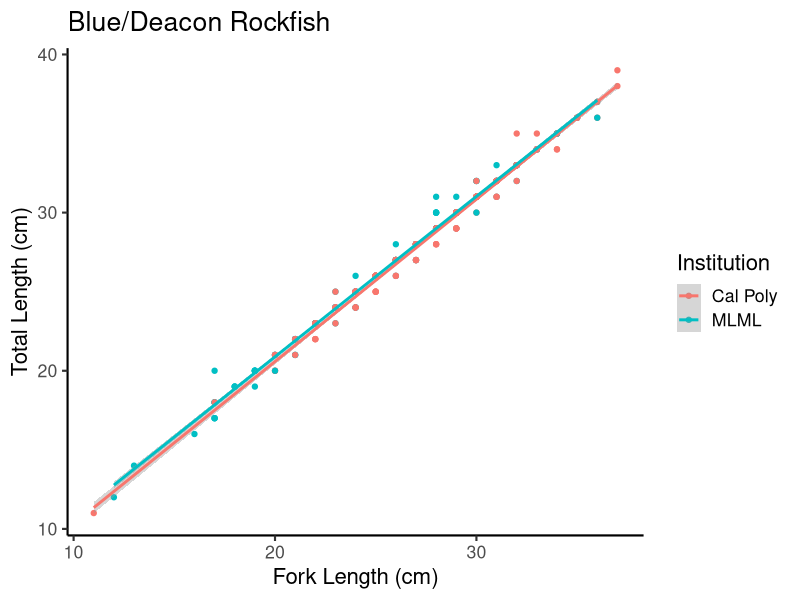
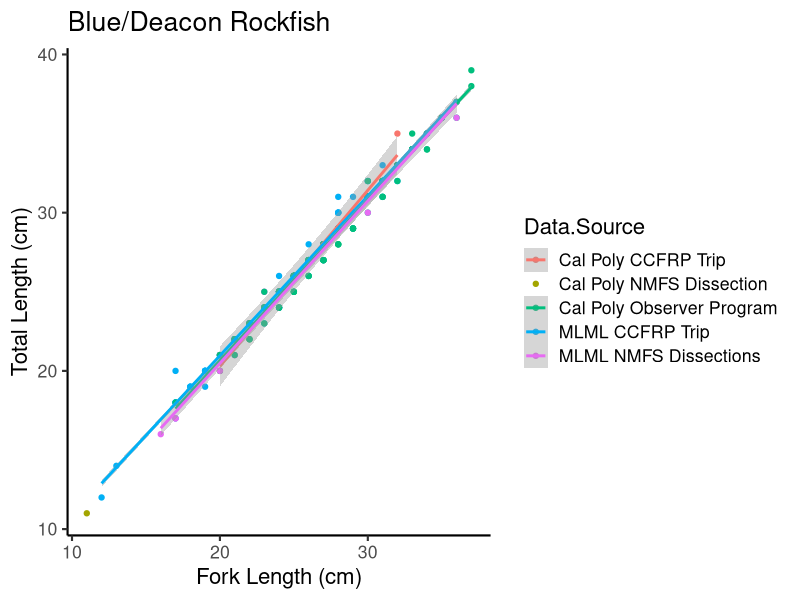
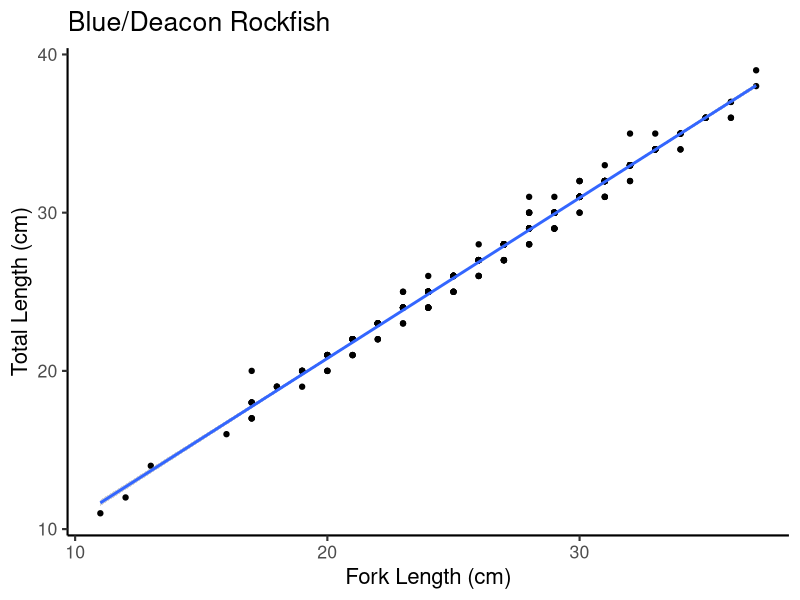
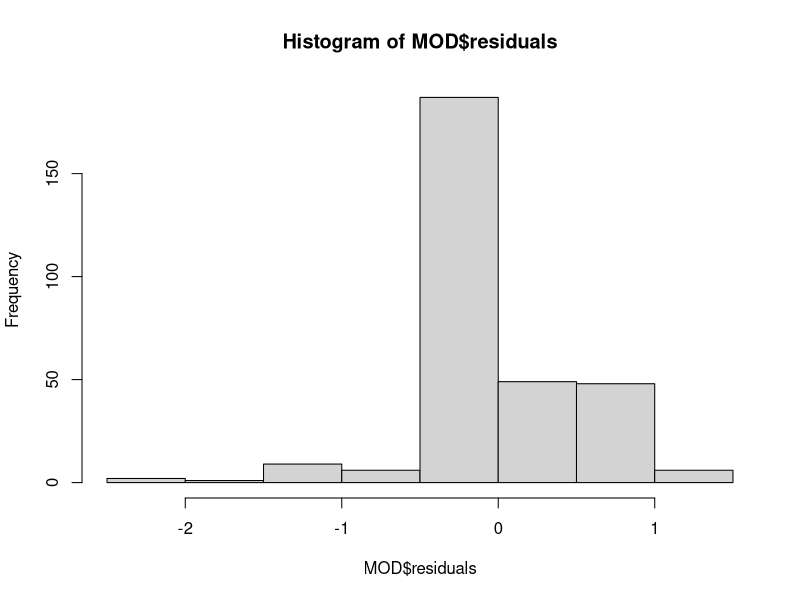
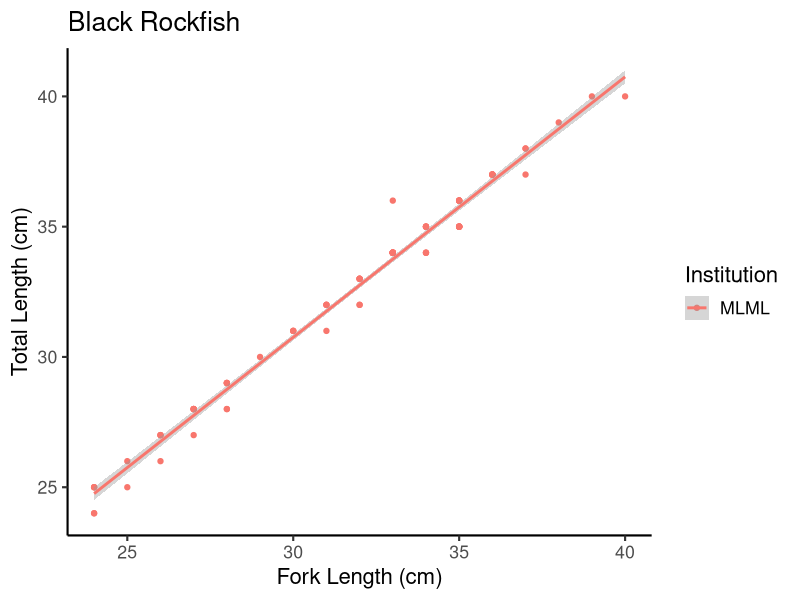
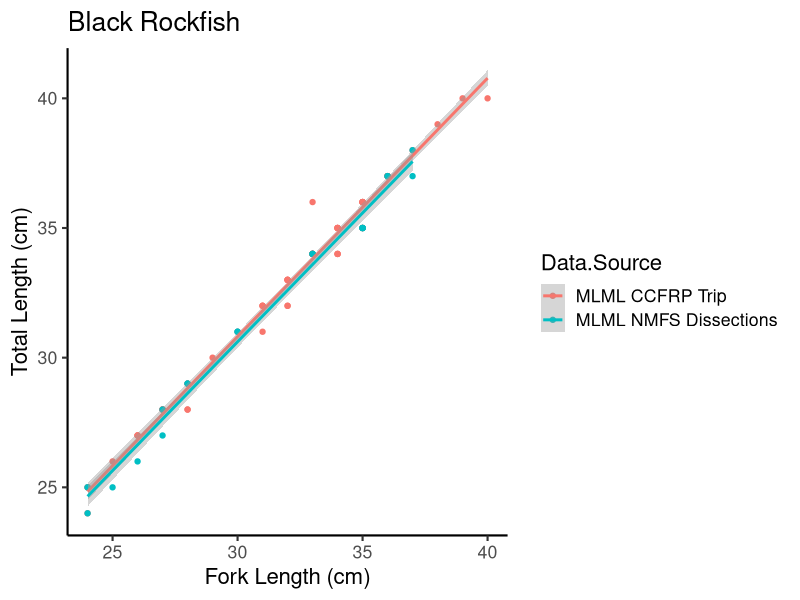
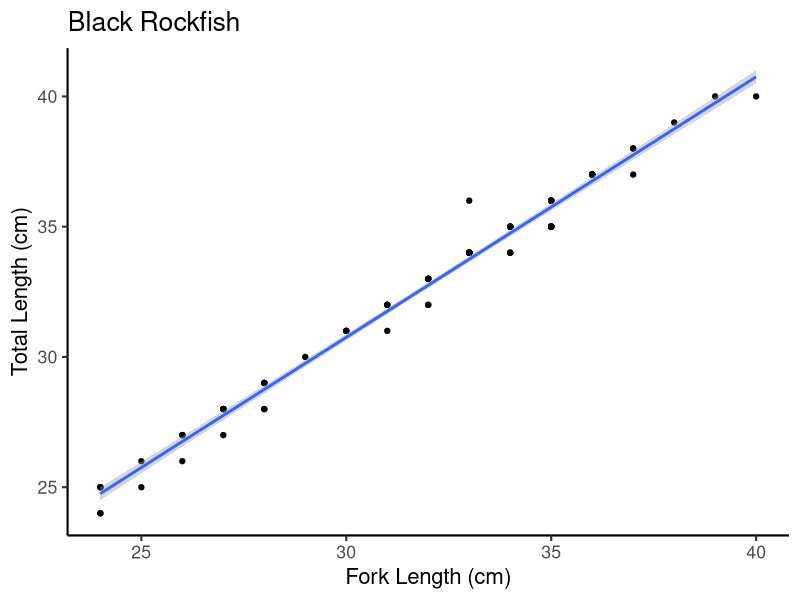
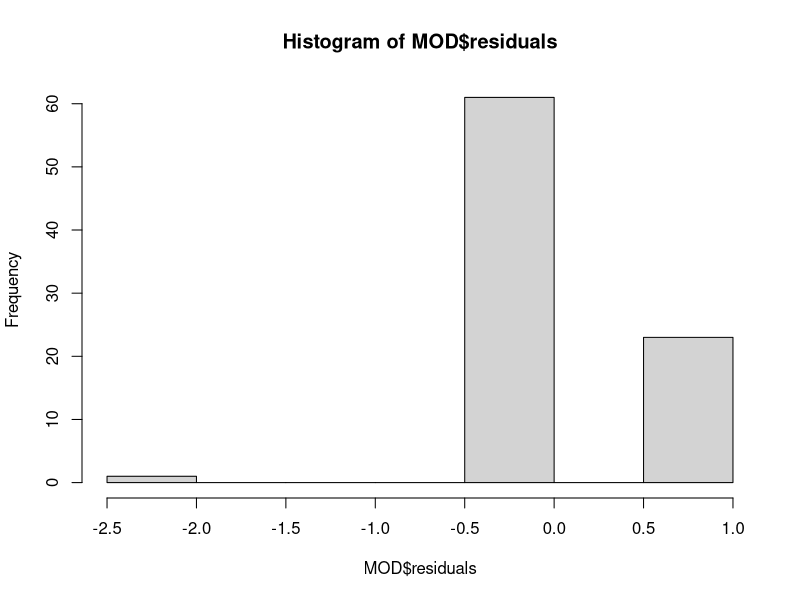

Write the R code that produced these figures, in order.
## ---- chunk 1

knitr::opts_chunk$set(echo = TRUE, error=FALSE)

rm(list = ls());graphics.off()
library(tidyverse) # For data manipulation and summarization
library(plotrix) #To use standard error calculation
library(cowplot) #For grouping plots
library(scales) #For editing axis scales
library(rstatix) #For running ANCOVA
#library(ggpmisc) #adding equation and r2 to figures
library(here) ## for erin

alpha=0.5
formula<-y~x
theme_set(theme_classic(base_size=16))

## ---- chunk 2

length.data <-read.csv(here("Data", 'Fork-And-Total-Length-Data.csv'))

## ---- chunk 3

blue.deacon<-length.data%>%
  group_by(Institution, Species, Data.Source)%>%
  filter(Species == "Blue/Deacon Rockfish")

ggplot(blue.deacon, aes(x=Fork.Length..cm., y=Total.Length..cm., col=Institution))+
  geom_point()+
  geom_smooth(method = "lm")+ 
  ggtitle("Blue/Deacon Rockfish") +
  xlab("Fork Length (cm)") + ylab("Total Length (cm)")

ggplot(blue.deacon, aes(x=Fork.Length..cm., y=Total.Length..cm., col=Data.Source))+
  geom_point()+
  geom_smooth(method = "lm")+ 
  ggtitle("Blue/Deacon Rockfish") +
  xlab("Fork Length (cm)") + ylab("Total Length (cm)")

ggplot(blue.deacon, aes(x=Fork.Length..cm., y=Total.Length..cm.))+
  geom_point()+
  geom_smooth(method = "lm")+ 
  ggtitle("Blue/Deacon Rockfish") +
  xlab("Fork Length (cm)") + ylab("Total Length (cm)")
  
MOD <- lm(Fork.Length..cm.~Total.Length..cm., data = blue.deacon)
  summary(MOD)
  hist(MOD$residuals)

## ---- chunk 4

black<-length.data%>%
  group_by(Institution, Species, Data.Source)%>%
  filter(Species == "Black Rockfish")

ggplot(black, aes(x=Fork.Length..cm., y=Total.Length..cm., col=Institution))+
  geom_point()+
  geom_smooth(method = "lm")+ 
  ggtitle("Black Rockfish") +
  xlab("Fork Length (cm)") + ylab("Total Length (cm)")

ggplot(black, aes(x=Fork.Length..cm., y=Total.Length..cm., col=Data.Source))+
  geom_point()+
  geom_smooth(method = "lm")+ 
  ggtitle("Black Rockfish") +
  xlab("Fork Length (cm)") + ylab("Total Length (cm)")

ggplot(black, aes(x=Fork.Length..cm., y=Total.Length..cm.))+
  geom_point()+
  geom_smooth(method = "lm")+ 
  ggtitle("Black Rockfish") +
  xlab("Fork Length (cm)") + ylab("Total Length (cm)")
  
MOD <- lm(Fork.Length..cm.~Total.Length..cm., data = black)
  summary(MOD)
  hist(MOD$residuals)
  
## ---- chunk 5

vermilion<-length.data%>%
  group_by(Institution, Species, Data.Source)%>%
  filter(Species == "Vermilion Rockfish")

ggplot(vermilion, aes(x=Fork.Length..cm., y=Total.Length..cm., col=Institution))+
  geom_point()+
  geom_smooth(method = "lm")+ 
  ggtitle("Vermilion Rockfish") +
  xlab("Fork Length (cm)") + ylab("Total Length (cm)")

ggplot(vermilion, aes(x=Fork.Length..cm., y=Total.Length..cm., col=Data.Source))+
  geom_point()+
  geom_smooth(method = "lm")+ 
  ggtitle("Vermilion Rockfish") +
  xlab("Fork Length (cm)") + ylab("Total Length (cm)")

ggplot(vermilion, aes(x=Fork.Length..cm., y=Total.Length..cm.))+
  geom_point()+
  geom_smooth(method = "lm")+ 
  ggtitle("Vermilion Rockfish") +
  xlab("Fork Length (cm)") + ylab("Total Length (cm)")
  
MOD <- lm(Fork.Length..cm.~Total.Length..cm., data = vermilion)
  summary(MOD)
  hist(MOD$residuals)
  
## ---- chunk 6

olive.yellowtail<-length.data%>%
  group_by(Institution, Species, Data.Source)%>%
  filter(Species == "Olive/Yellowtail Rockfish")

ggplot(olive.yellowtail, aes(x=Fork.Length..cm., y=Total.Length..cm., col=Institution))+
  geom_point()+
  geom_smooth(method = "lm")+ 
  ggtitle("Olive/Yellowtail Rockfish") +
  xlab("Fork Length (cm)") + ylab("Total Length (cm)")

ggplot(olive.yellowtail, aes(x=Fork.Length..cm., y=Total.Length..cm., col=Data.Source))+
  geom_point()+
  geom_smooth(method = "lm")+ 
  ggtitle("Olive/Yellowtail Rockfish") +
  xlab("Fork Length (cm)") + ylab("Total Length (cm)")

ggplot(olive.yellowtail, aes(x=Fork.Length..cm., y=Total.Length..cm.))+
  geom_point()+
  geom_smooth(method = "lm")+ 
  ggtitle("Olive/Yellowtail Rockfish") +
  xlab("Fork Length (cm)") + ylab("Total Length (cm)")
  
MOD <- lm(Fork.Length..cm.~Total.Length..cm., data = olive.yellowtail)
#MOD2 <- lm(Total.Length..cm.~Fork.Length..cm., data = olive.yellowtail)
  summary(MOD)
  #summary(MOD2)
  hist(MOD$residuals)
  
## ---- chunk 7

copper<-length.data%>%
  group_by(Institution, Species, Data.Source)%>%
  filter(Species == "Copper Rockfish")

ggplot(copper, aes(x=Fork.Length..cm., y=Total.Length..cm., col=Institution))+
  geom_point()+
  geom_smooth(method = "lm")+ 
  ggtitle("Copper Rockfish") +
  xlab("Fork Length (cm)") + ylab("Total Length (cm)")

ggplot(copper, aes(x=Fork.Length..cm., y=Total.Length..cm., col=Data.Source))+
  geom_point()+
  geom_smooth(method = "lm")+ 
  ggtitle("Copper Rockfish") +
  xlab("Fork Length (cm)") + ylab("Total Length (cm)")

ggplot(copper, aes(x=Fork.Length..cm., y=Total.Length..cm.))+
  geom_point()+
  geom_smooth(method = "lm")+ 
  ggtitle("Copper Rockfish") +
  xlab("Fork Length (cm)") + ylab("Total Length (cm)")
  
MOD <- lm(Fork.Length..cm.~Total.Length..cm., data = copper)
  summary(MOD)
  hist(MOD$residuals)
  
## ---- chunk 8

canary<-length.data%>%
  group_by(Institution, Species, Data.Source)%>%
  filter(Species == "Canary Rockfish")

ggplot(canary, aes(x=Fork.Length..cm., y=Total.Length..cm., col=Institution))+
  geom_point()+
  geom_smooth(method = "lm")+ 
  ggtitle("Canary Rockfish") +
  xlab("Fork Length (cm)") + ylab("Total Length (cm)")

ggplot(canary, aes(x=Fork.Length..cm., y=Total.Length..cm., col=Data.Source))+
  geom_point()+
  geom_smooth(method = "lm")+ 
  ggtitle("Canary Rockfish") +
  xlab("Fork Length (cm)") + ylab("Total Length (cm)")

ggplot(canary, aes(x=Fork.Length..cm., y=Total.Length..cm.))+
  geom_point()+
  geom_smooth(method = "lm")+ 
  ggtitle("Canary Rockfish") +
  xlab("Fork Length (cm)") + ylab("Total Length (cm)")
  
MOD <- lm(Fork.Length..cm.~Total.Length..cm., data = canary)
  summary(MOD)
  hist(MOD$residuals)
  
## ---- chunk 9

length_dat <- read_csv(here("Data", "Fork-And-Total-Length-Data2.csv"))

## ---- chunk 10
bin_dat <- length_dat %>%
  mutate(TL_bin = cut(TL, breaks = c(0,2,4,6,8,10,12,14,16,18,20,22,24,26,28,30,
                                     32,34,36,38,40,42,44,46,48,50,52,54,56,58,60,
                                     62,64)),
         FL_bin = cut(FL, breaks = c(0,2,4,6,8,10,12,14,16,18,20,22,24,26,28,30,
                                     32,34,36,38,40,42,44,46,48,50,52,54,56,58,60,
                                     62,64)),
         match = case_when(
           TL_bin == FL_bin ~ "YES",
           TL_bin != FL_bin ~ "NO"
         ))
## ---- chunk 11

## the annoying long bin conversion

bin_dat_num <- bin_dat %>%
  mutate(TL_int = case_when(
    TL %in% c(11,12) ~ 12,
    TL %in% c(13,14) ~ 14,
    TL %in% c(15,16) ~ 16,
    TL %in% c(17,18) ~ 18,
    TL %in% c(19,20) ~ 20,
    TL %in% c(21,22) ~ 22,
    TL %in% c(23,24) ~ 24,
    TL %in% c(25,26) ~ 26,
    TL %in% c(27,28) ~ 28,
    TL %in% c(29,30) ~ 30,
    TL %in% c(31,32) ~ 32,
    TL %in% c(33,34) ~ 34,
    TL %in% c(35,36) ~ 36,
    TL %in% c(37,38) ~ 38,
    TL %in% c(39,40) ~ 40,
    TL %in% c(41,42) ~ 42,
    TL %in% c(43,44) ~ 44,
    TL %in% c(45,46) ~ 46,
    TL %in% c(47,48) ~ 48,
    TL %in% c(49,50) ~ 50,
    TL %in% c(51,52) ~ 52,
    TL %in% c(53,54) ~ 54,
    TL %in% c(55,56) ~ 56,
    TL %in% c(57,58) ~ 58,
    TL %in% c(59,60) ~ 60,
    TL %in% c(61,62) ~ 62,
    TL %in% c(63,64) ~ 64),
    FL_int = case_when(
      FL %in% c(11,12) ~ 12,
      FL %in% c(13,14) ~ 14,
      FL %in% c(15,16) ~ 16,
      FL %in% c(17,18) ~ 18,
      FL %in% c(19,20) ~ 20,
      FL %in% c(21,22) ~ 22,
      FL %in% c(23,24) ~ 24,
      FL %in% c(25,26) ~ 26,
      FL %in% c(27,28) ~ 28,
      FL %in% c(29,30) ~ 30,
      FL %in% c(31,32) ~ 32,
      FL %in% c(33,34) ~ 34,
      FL %in% c(35,36) ~ 36,
      FL %in% c(37,38) ~ 38,
      FL %in% c(39,40) ~ 40,
      FL %in% c(41,42) ~ 42,
      FL %in% c(43,44) ~ 44,
      FL %in% c(45,46) ~ 46,
      FL %in% c(47,48) ~ 48,
      FL %in% c(49,50) ~ 50,
      FL %in% c(51,52) ~ 52,
      FL %in% c(53,54) ~ 54,
      FL %in% c(55,56) ~ 56,
      FL %in% c(57,58) ~ 58,
      FL %in% c(59,60) ~ 60,
      FL %in% c(61,62) ~ 62,
      FL %in% c(63,64) ~ 64),
    Diff_int = TL_int -FL_int)

## ---- chunk 12

## Blue/Deacon rockfish

BLU_DEA <- bin_dat_num %>%
  filter(Species == "Blue/Deacon Rockfish")

mod_BLU <- lm(TL_int ~ FL_int, data = BLU_DEA)
summary(mod_BLU)

## Black rockfish

BLA <- bin_dat_num %>%
  filter(Species == "Black Rockfish")

mod_BLA <- lm(TL_int ~ FL_int, data = BLA)
summary(mod_BLA)

## Vermilion rockfish

VER <- bin_dat_num %>%
  filter(Species == "Vermilion Rockfish")

mod_VER <- lm(TL_int ~ FL_int, data = VER)
summary(mod_VER)

## Olive/Yellowtail rockfish

OYT <- bin_dat_num %>%
  filter(Species == "Olive/Yellowtail Rockfish")

mod_OYT <- lm(TL_int ~ FL_int, data = OYT)
summary(mod_OYT)

## Copper rockfish

CPR <- bin_dat_num %>%
  filter(Species == "Copper Rockfish")

mod_CPR <- lm(TL_int ~ FL_int, data = CPR)
summary(mod_CPR)

## Canary rockfish

CNY <- bin_dat_num %>%
  filter(Species == "Canary Rockfish")

mod_CNY <- lm(TL_int ~ FL_int, data = CNY)
summary(mod_CNY)


## ---- chunk 13

dummy_dat <- data.frame(FL = seq(11,63, by = 1))

dummy_dat_rb <- dummy_dat %>%
  mutate(TL_blu = 1.014627*FL + 0.498233,
         TL_bla = 0.99965*FL + 0.76415,
         TL_ver = 1.040120*FL - 0.590558,
         TL_oyt = 1.02651*FL - 0.19673,
         TL_cpr = 1*FL + 0,
         TL_cny = 1.060643*FL - 0.276485)

dummy_dat_bin <- dummy_dat %>%
  mutate(TL_blu = 1.00265*FL + 0.79841,
         TL_bla = 0.9573*FL + 2.1143,
         TL_ver = 1.02015*FL + 0.12161,
         TL_oyt = 0.99923*FL + 0.67290,
         TL_cpr = 1*FL + 0,
         TL_cny = 1.057358*FL - 0.17298)

# write_csv(dummy_dat_rb, path = here("Data", "dummy_dat_OG.csv"))
# write_csv(dummy_dat_bin, path = here("Data", "dummy_dat_bin.csv"))


## ---- chunk 14

dummy_dat_rb

## ---- chunk 15
dummy_dat_bin

